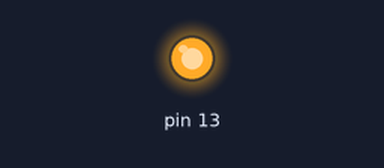
Recording of a sketch running on a simulated Arduino Uno, built with avr-gcc and run on an emulated ATmega328P. Shown: output pins drawn as LEDs (lit = HIGH).

Above: at 0.05 s.
At 8.4 s:
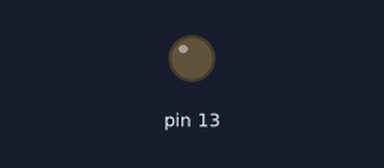
Timing chart, 0 to 14.3 s (numbered marks = the images above):
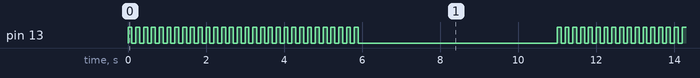

Measured:
- by itself, pin 13: repeats every 11.0 s: HIGH 0.10 s, LOW 5.1 s, 29 × (HIGH 0.10 s, LOW 0.10 s)
- by itself, everything shown: repeats every 11.0 s, in 60 steps

The sketch:

sketch_mar03a.ino
```cpp
void setup()  {
  pinMode(LED_BUILTIN, OUTPUT); // LED_BUILTIN은 내장 LED 핀입니다.
}

void loop() {
  for (int i = 0; i < 30; i++) { // 3초간 0.1초 단위로 LED 깜빡이기
    digitalWrite(LED_BUILTIN, HIGH); // LED 켜기
    delay(100); // 0.1초 동안 대기
    digitalWrite(LED_BUILTIN, LOW); // LED 끄기
    delay(100); // 0.1초 동안 대기
  }
  digitalWrite(LED_BUILTIN, LOW); // 5초 동안 LED 끄기
  delay(5000); // 5초 동안 대기

}
```
